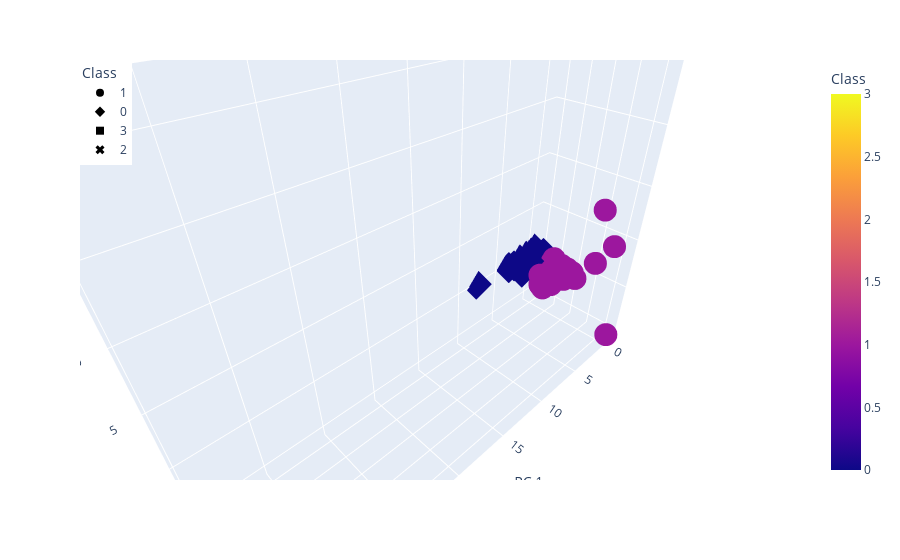

The code cell stored with this chart in its notebook:
### Code cell
### Visualizing Results

#### 3D-Scatter with Clusters
fig = px.scatter_3d(
    clustered_df,
    x="PC 1",
    y="PC 2",
    z="PC 3",
    hover_name='CoinName',
    hover_data= ['Algorithm'],
    color="Class",
    symbol="Class",
)
fig.update_layout(legend=dict(x=0, y=1))
fig.show()

### Figure 1 — Plotly figure (JSON) as saved in the notebook; plotly's stock layout.template omitted (floating-point values rounded to 4 significant figures; data arrays with more than 128 entries replaced by an {"elided": "..."} marker saying what was removed)
{"data": [{"customdata": {"elided": "293x1 str values"}, "hovertemplate": "<b>%{hovertext}</b><br><br>Class=%{marker.color}<br>PC 1=%{x}<br>PC 2=%{y}<br>PC 3=%{z}<br>Algorithm=%{customdata[0]}<extra></extra>", "hovertext": {"elided": "293 str values"}, "legendgroup": "1", "marker": {"color": {"elided": "293 int values"}, "coloraxis": "coloraxis", "symbol": "circle"}, "mode": "markers", "name": "1", "scene": "scene", "showlegend": true, "type": "scatter3d", "x": {"elided": "293 float values"}, "y": {"elided": "293 float values"}, "z": {"elided": "293 float values"}}, {"customdata": {"elided": "237x1 str values"}, "hovertemplate": "<b>%{hovertext}</b><br><br>Class=%{marker.color}<br>PC 1=%{x}<br>PC 2=%{y}<br>PC 3=%{z}<br>Algorithm=%{customdata[0]}<extra></extra>", "hovertext": {"elided": "237 str values"}, "legendgroup": "0", "marker": {"color": {"elided": "237 int values"}, "coloraxis": "coloraxis", "symbol": "diamond"}, "mode": "markers", "name": "0", "scene": "scene", "showlegend": true, "type": "scatter3d", "x": {"elided": "237 float values"}, "y": {"elided": "237 float values"}, "z": {"elided": "237 float values"}}, {"customdata": [["SHA-256 + Hive"], ["SHA3-256"]], "hovertemplate": "<b>%{hovertext}</b><br><br>Class=%{marker.color}<br>PC 1=%{x}<br>PC 2=%{y}<br>PC 3=%{z}<br>Algorithm=%{customdata[0]}<extra></extra>", "hovertext": ["LitecoinCash", "Fiii"], "legendgroup": "3", "marker": {"color": [3, 3], "coloraxis": "coloraxis", "symbol": "square"}, "mode": "markers", "name": "3", "scene": "scene", "showlegend": true, "type": "scatter3d", "x": [-0.3702, -0.5608], "y": [2.855, 3.54], "z": [21.19, 21.78]}, {"customdata": [["TRC10"]], "hovertemplate": "<b>%{hovertext}</b><br><br>Class=%{marker.color}<br>PC 1=%{x}<br>PC 2=%{y}<br>PC 3=%{z}<br>Algorithm=%{customdata[0]}<extra></extra>", "hovertext": ["BitTorrent"], "legendgroup": "2", "marker": {"color": [2], "coloraxis": "coloraxis", "symbol": "x"}, "mode": "markers", "name": "2", "scene": "scene", "showlegend": true, "type": "scatter3d", "x": [34.1], "y": [1.924], "z": [-0.2413]}], "layout": {"autosize": true, "coloraxis": {"colorbar": {"title": {"text": "Class"}}, "colorscale": [[0, "#0d0887"], [0.1111, "#46039f"], [0.2222, "#7201a8"], [0.3333, "#9c179e"], [0.4444, "#bd3786"], [0.5556, "#d8576b"], [0.6667, "#ed7953"], [0.7778, "#fb9f3a"], [0.8889, "#fdca26"], [1, "#f0f921"]]}, "legend": {"title": {"text": "Class"}, "tracegroupgap": 0, "x": 0, "y": 1}, "margin": {"t": 60}, "scene": {"aspectmode": "auto", "aspectratio": {"x": 1.685, "y": 0.4529, "z": 1.31}, "camera": {"center": {"x": 0, "y": 0, "z": 0}, "eye": {"x": 0.8865, "y": 0.9111, "z": 0.8797}, "projection": {"type": "perspective"}, "up": {"x": 0, "y": 0, "z": 1}}, "domain": {"x": [0, 1], "y": [0, 1]}, "xaxis": {"title": {"text": "PC 1"}, "type": "linear"}, "yaxis": {"title": {"text": "PC 2"}, "type": "linear"}, "zaxis": {"title": {"text": "PC 3"}, "type": "linear"}}}}
